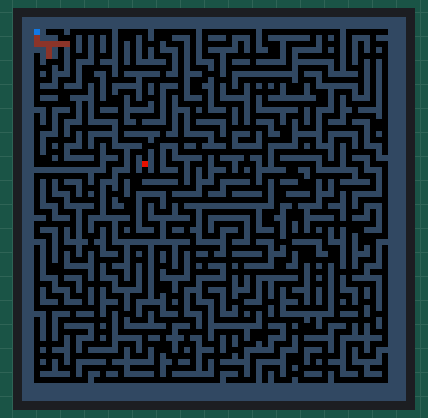
Recording of a program running on a simulated Raspberry Pi (BCM pin numbers). On the bench: 64×64 colour display. Random numbers come from a fixed seed; what the program prints to the terminal is not drawn.

Above: at 1.4 s.
At 4.31 s:
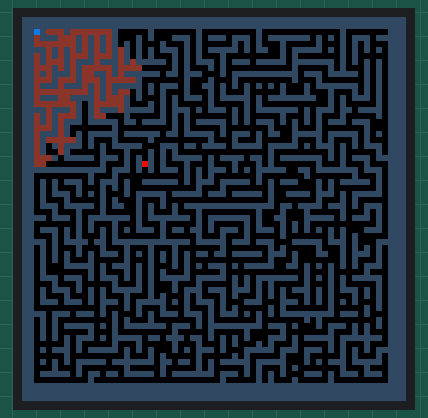
At 7.1 s:
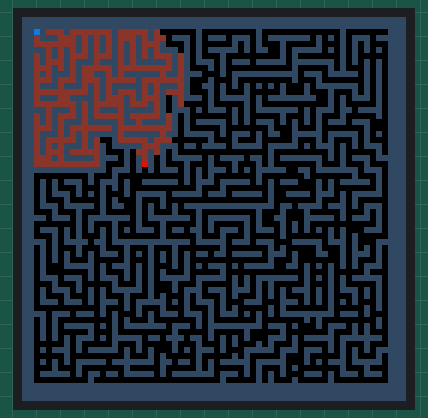
At 7.9 s:
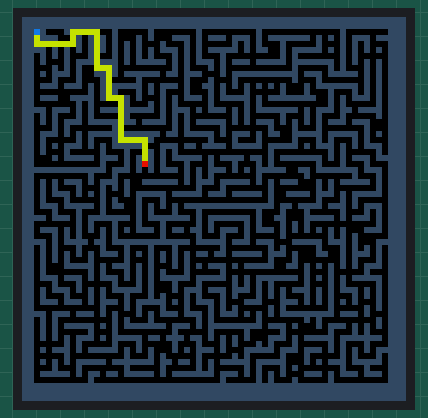
At 14.77 s:
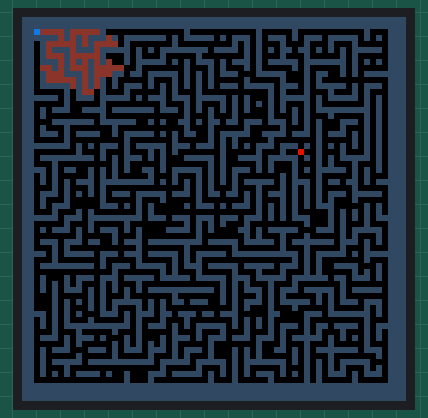
At 21.8 s:
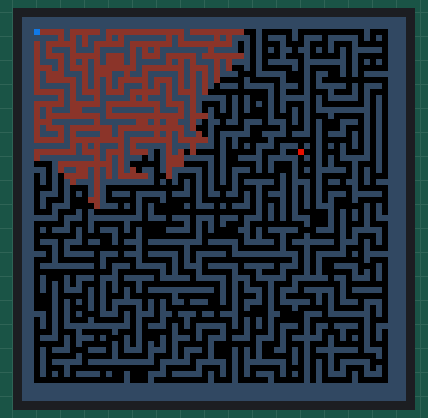

Measured:
- what the display in image 2 shows lasts 0.9 s, from 7.0 s to 7.9 s
- what the display in image 3 shows lasts 5.6 s, from 7.9 s to 13.5 s

The program:

algoritm_seatch_bfs.py
```python
# НАЗВАНИЕ: алгоритм поиска BFS
# ОПИСАНИЕ: Гарантия - всегда находит кратчайший путь
import time
import random
import platform

if platform.system() == "Windows":
    from RGBMatrixEmulator import RGBMatrix, RGBMatrixOptions
    graphics = None  # если нужно
else:
    from rgbmatrix import RGBMatrix, RGBMatrixOptions, graphics
from PIL import Image, ImageDraw
from collections import deque

# Конфигурация для матрицы
options = RGBMatrixOptions()
options.rows = 64
options.cols = 64
options.chain_length = 1
options.parallel = 1
options.hardware_mapping = 'adafruit-hat'
matrix = RGBMatrix(options=options)

# Цвета
COLOR_WALL = (48, 72, 97)      # стены - серые
COLOR_PATH = (0, 0, 0)            # Черный - дорожки
COLOR_START = (18, 121, 227)         # Синий - начало
COLOR_END = (224, 16, 1)           # Красный - конец
COLOR_SEARCH = (139, 53, 46)      # темно красный - поиск
COLOR_FINAL = (199, 224, 0)       # лайм - финальный путь

class Maze:
    def __init__(self, width=64, height=64, cell_size=1):
        self.width = width
        self.height = height
        self.cell_size = cell_size
        self.grid_w = width // cell_size
        self.grid_h = height // cell_size
        self.maze = [[1 for _ in range(self.grid_w)] for _ in range(self.grid_h)]
        # Старт в углу
        self.start = (2, 2)
        # Финиш в случайной позиции внутри лабиринта
        self.end = self._random_inner_position()

    def _random_inner_position(self):
        """Генерирует случайную позицию внутри лабиринта (не на краях)"""
        # Выбираем позицию в центральной области
        min_dist = self.grid_h // 4
        max_dist = 3 * self.grid_h // 4

        y = random.randint(min_dist, max_dist)
        x = random.randint(min_dist, max_dist)

        # Убеждаемся что координаты четные
        if y % 2 == 1:
            y -= 1
        if x % 2 == 1:
            x -= 1

        return (y, x)

    def generate(self):
        """Генерация сложного извилистого лабиринта"""
        self.maze = [[1 for _ in range(self.grid_w)] for _ in range(self.grid_h)]

        # Начинаем генерацию со старта
        visited = set()
        stack = [self.start]

        while stack:
            y, x = stack[-1]
            self.maze[y][x] = 0
            visited.add((y, x))

            # Получаем всех соседей на расстоянии 2
            neighbors = []
            for dy, dx in [(0, 2), (2, 0), (0, -2), (-2, 0)]:
                ny, nx = y + dy, x + dx
                if (2 <= ny < self.grid_h - 2 and 2 <= nx < self.grid_w - 2 and
                    (ny, nx) not in visited):
                    neighbors.append((ny, nx, dy, dx))

            if neighbors:
                # Выбираем случайного соседа
                ny, nx, dy, dx = random.choice(neighbors)
                # Пробиваем стену между текущей клеткой и соседом
                self.maze[y + dy//2][x + dx//2] = 0
                stack.append((ny, nx))
            else:
                stack.pop()

        # Добавляем дополнительные проходы для усложнения
        self._add_extra_passages()

        # Гарантируем проходимость старта и финиша
        self.maze[self.start[0]][self.start[1]] = 0
        self.maze[self.end[0]][self.end[1]] = 0

        # Убеждаемся что финиш достижим
        if not self._is_reachable():
            self._create_path_to_end()

    def _add_extra_passages(self):
        """Добавляет дополнительные проходы для создания альтернативных путей"""
        walls_to_remove = []

        # Находим стены, которые можно убрать
        for y in range(2, self.grid_h - 2):
            for x in range(2, self.grid_w - 2):
                if self.maze[y][x] == 1:  # Это стена
                    # Проверяем, есть ли проходы с двух сторон
                    if (self.maze[y-1][x] == 0 and self.maze[y+1][x] == 0) or \
                       (self.maze[y][x-1] == 0 and self.maze[y][x+1] == 0):
                        walls_to_remove.append((y, x))

        # Убираем случайные 15% от найденных стен
        num_to_remove = max(1, len(walls_to_remove) // 7)
        for y, x in random.sample(walls_to_remove, min(num_to_remove, len(walls_to_remove))):
            self.maze[y][x] = 0

    def get_neighbors(self, pos):
        """Получить соседние клетки"""
        y, x = pos
        neighbors = []
        for dy, dx in [(0, 1), (1, 0), (0, -1), (-1, 0)]:
            ny, nx = y + dy, x + dx
            if 0 <= ny < self.grid_h and 0 <= nx < self.grid_w and self.maze[ny][nx] == 0:
                neighbors.append((ny, nx))
        return neighbors

    def _is_reachable(self):
        """Проверяет, достижим ли финиш от старта"""
        visited = {self.start}
        queue = deque([self.start])

        while queue:
            current = queue.popleft()
            if current == self.end:
                return True

            for neighbor in self.get_neighbors(current):
                if neighbor not in visited:
                    visited.add(neighbor)
                    queue.append(neighbor)

        return False

    def _create_path_to_end(self):
        """Создает прямой путь от старта к финишу если он недостижим"""
        sy, sx = self.start
        ey, ex = self.end

        # Простой путь по горизонтали и вертикали
        y, x = sy, sx

        # Идем к финишу по вертикали
        while y != ey:
            self.maze[y][x] = 0
            y += 1 if y < ey else -1
            self.maze[y][x] = 0

        # Идем к финишу по горизонтали
        while x != ex:
            self.maze[y][x] = 0
            x += 1 if x < ex else -1
            self.maze[y][x] = 0

    def bfs_search(self):
        """Поиск в ширину с сохранением истории"""
        queue = deque([(self.start, [self.start])])
        visited = {self.start}
        search_order = []
        final_path = []

        while queue:
            current, path = queue.popleft()
            search_order.append(current)

            if current == self.end:
                final_path = path
                break

            for neighbor in self.get_neighbors(current):
                if neighbor not in visited:
                    visited.add(neighbor)
                    queue.append((neighbor, path + [neighbor]))

        return search_order, final_path

def draw_maze_frame(maze, search_progress=None, final_path=None):
    """Рисует текущее состояние лабиринта"""
    img = Image.new('RGB', (maze.width, maze.height), COLOR_PATH)
    draw = ImageDraw.Draw(img)

    # Рисуем лабиринт
    for y in range(maze.grid_h):
        for x in range(maze.grid_w):
            px = x * maze.cell_size
            py = y * maze.cell_size

            if maze.maze[y][x] == 1:
                # Стена
                draw.rectangle([px, py, px + maze.cell_size - 1, py + maze.cell_size - 1],
                              fill=COLOR_WALL)
            else:
                # Дорожка
                draw.rectangle([px, py, px + maze.cell_size - 1, py + maze.cell_size - 1],
                              fill=COLOR_PATH)

    # Рисуем поиск (фиолетовым)
    if search_progress:
        for y, x in search_progress:
            if (y, x) != maze.start and (y, x) != maze.end:
                px = x * maze.cell_size
                py = y * maze.cell_size
                draw.rectangle([px, py, px + maze.cell_size - 1, py + maze.cell_size - 1],
                              fill=COLOR_SEARCH)

    # Рисуем финальный путь (голубым)
    if final_path:
        for y, x in final_path:
            if (y, x) != maze.start and (y, x) != maze.end:
                px = x * maze.cell_size
                py = y * maze.cell_size
                draw.rectangle([px, py, px + maze.cell_size - 1, py + maze.cell_size - 1],
                              fill=COLOR_FINAL)

    # Рисуем старт (синим)
    sy, sx = maze.start
    draw.rectangle([sx * maze.cell_size, sy * maze.cell_size,
                   sx * maze.cell_size + maze.cell_size - 1,
                   sy * maze.cell_size + maze.cell_size - 1],
                  fill=COLOR_START)

    # Рисуем финиш (красным)
    ey, ex = maze.end
    draw.rectangle([ex * maze.cell_size, ey * maze.cell_size,
                   ex * maze.cell_size + maze.cell_size - 1,
                   ey * maze.cell_size + maze.cell_size - 1],
                  fill=COLOR_END)

    return img

# Анимация
try:
    print("Press CTRL-C to stop.")
    print("Визуализация поиска пути в лабиринте...")

    # iteration = 0
    while True:
        # iteration += 1
        # print(f"\n=== Итерация {iteration} ===")

        # Генерируем новый лабиринт
        # print("Генерация лабиринта...")
        maze = Maze(width=64, height=64, cell_size=1)
        maze.generate()
        # print(f"Лабиринт сгенерирован! Финиш в позиции {maze.end}")

        # Выполняем поиск
        # print("Выполняется поиск пути...")
        search_order, final_path = maze.bfs_search()

        # print(f"✓ Путь найден: {len(final_path)} клеток")
        # print(f"  Исследовано: {len(search_order)} клеток")

        # Фаза 1: Показываем поиск всех путей (фиолетовым)
        # print("Фаза 1: Анимация поиска...")
        for i in range(0, len(search_order), 10):
            frame = draw_maze_frame(maze, search_progress=search_order[:i+10])
            matrix.SetImage(frame.convert("RGB"))
            time.sleep(0.005)

        # Показываем весь поиск на секунду
        frame = draw_maze_frame(maze, search_progress=search_order)
        matrix.SetImage(frame.convert("RGB"))
        time.sleep(0.5)

        # Фаза 2: Показываем только финальный путь (голубым)
        # print("Фаза 2: Отображение финального пути...")
        frame = draw_maze_frame(maze, search_progress=None, final_path=final_path)
        matrix.SetImage(frame.convert("RGB"))

        # Фаза 3: Таймаут 3 секунды с отображением пути
        # print("Фаза 3: Пауза 3 секунды...")
        time.sleep(3)

        # print("Переход к новому лабиринту...")

except KeyboardInterrupt:
    print("\n\nExiting...")
    matrix.Clear()
```
